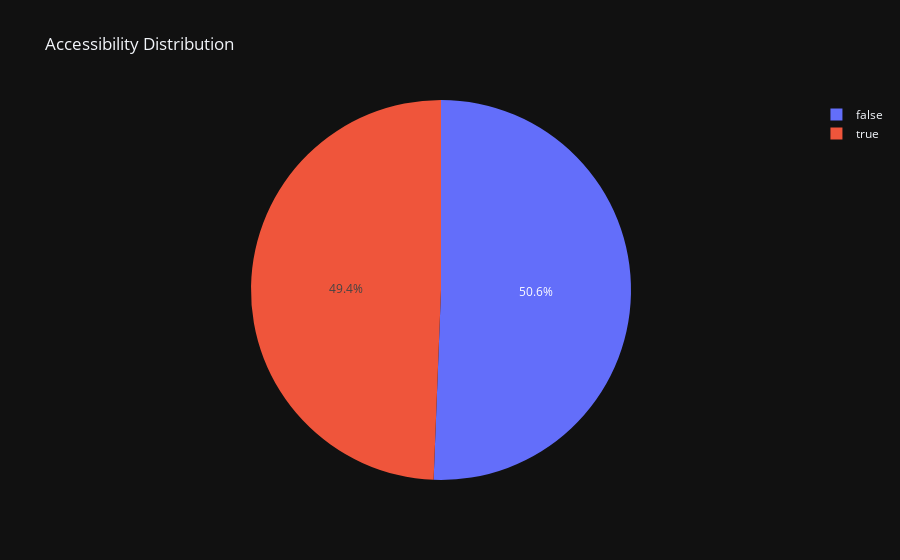

The notebook cell this image was saved under:
### Code cell
df_pie = df['Accessibility'].value_counts().reset_index()
df_pie.columns = ['Accessibility', 'count']
px.pie(df_pie, names='Accessibility', values='count', title="Accessibility Distribution",labels=True,template='plotly_dark',color_discrete_sequence=px.colors.qualitative.Plotly)

### Figure 1 — Plotly figure (JSON) as saved in the notebook; plotly's stock layout.template omitted (floating-point values rounded to 4 significant figures)
{"data": [{"domain": {"x": [0, 1], "y": [0, 1]}, "hovertemplate": "Accessibility=%{label}<br>count=%{value}<extra></extra>", "labels": [false, true], "legendgroup": "", "name": "", "showlegend": true, "type": "pie", "values": [2531, 2469]}], "layout": {"legend": {"tracegroupgap": 0}, "piecolorway": ["#636EFA", "#EF553B", "#00CC96", "#AB63FA", "#FFA15A", "#19D3F3", "#FF6692", "#B6E880", "#FF97FF", "#FECB52"], "title": {"text": "Accessibility Distribution"}}}
